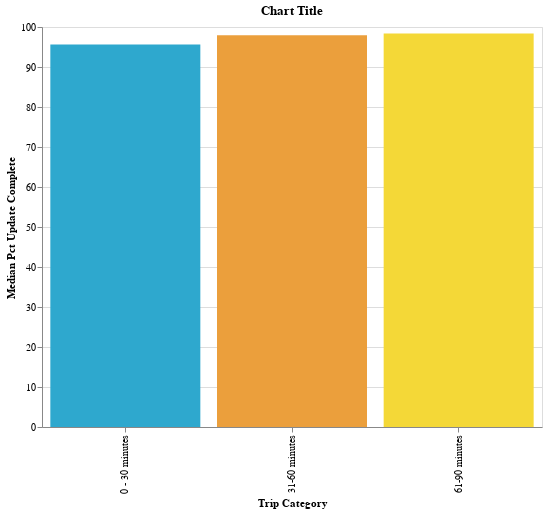

Notebook source saved alongside this figure:
### Code cell
chart_size(chart1)

### Figure 1 — Vega-Lite specification as saved in the notebook (floating-point values rounded to 4 significant figures)
{"config": {"view": {"continuousWidth": 400, "continuousHeight": 300}}, "data": {"name": "data-e3113aec21842480347de04cf404144b"}, "mark": "bar", "encoding": {"color": {"field": "Trip Category", "legend": null, "scale": {"range": ["#2EA8CE", "#EB9F3C", "#F4D837", "#51BF9D", "#8CBCCB", "#9487C0"]}, "type": "nominal"}, "tooltip": [{"field": "Gtfs Dataset Name", "type": "nominal"}, {"field": "Trip Category", "type": "nominal"}, {"field": "Median Pct Update Complete", "type": "quantitative"}], "x": {"field": "Trip Category", "type": "nominal"}, "y": {"field": "Median Pct Update Complete", "scale": {"domain": [0, 100]}, "type": "quantitative"}}, "height": 400, "selection": {"selector008": {"type": "interval", "bind": "scales", "encodings": ["x", "y"]}, "Operator": {"type": "single", "fields": ["Gtfs Dataset Name"], "bind": {"input": "select", "options": ["Anaheim Resort TripUpdates", "Bay Area 511 Dumbarton Express TripUpdates", "Bay Area 511 Fairfield and Suisun Transit TripUpdates"], "name": "Operator"}, "init": {"Gtfs Dataset Name": "Anaheim Resort TripUpdates"}}}, "title": "Chart Title", "transform": [{"filter": {"selection": "Operator"}}], "width": 500, "$schema": "https://vega.github.io/schema/vega-lite/v4.17.0.json", "datasets": {"data-e3113aec21842480347de04cf404144b": [{"Gtfs Dataset Name": "Anaheim Resort TripUpdates", "Trip Category": "0 - 30 minutes", "Median Pct Update Complete": 95.65}, {"Gtfs Dataset Name": "Anaheim Resort TripUpdates", "Trip Category": "31-60 minutes", "Median Pct Update Complete": 97.92}, {"Gtfs Dataset Name": "Anaheim Resort TripUpdates", "Trip Category": "61-90 minutes", "Median Pct Update Complete": 98.36}, {"Gtfs Dataset Name": "Bay Area 511 Dumbarton Express TripUpdates", "Trip Category": "0 - 30 minutes", "Median Pct Update Complete": 92.31}, {"Gtfs Dataset Name": "Bay Area 511 Dumbarton Express TripUpdates", "Trip Category": "31-60 minutes", "Median Pct Update Complete": 97.67}, {"Gtfs Dataset Name": "Bay Area 511 Dumbarton Express TripUpdates", "Trip Category": "61-90 minutes", "Median Pct Update Complete": 98.36}, {"Gtfs Dataset Name": "Bay Area 511 Fairfield and Suisun Transit TripUpdates", "Trip Category": "0 - 30 minutes", "Median Pct Update Complete": 95.0}, {"Gtfs Dataset Name": "Bay Area 511 Fairfield and Suisun Transit TripUpdates", "Trip Category": "31-60 minutes", "Median Pct Update Complete": 97.22}, {"Gtfs Dataset Name": "Bay Area 511 Fairfield and Suisun Transit TripUpdates", "Trip Category": "61-90 minutes", "Median Pct Update Complete": 98.36}]}}
